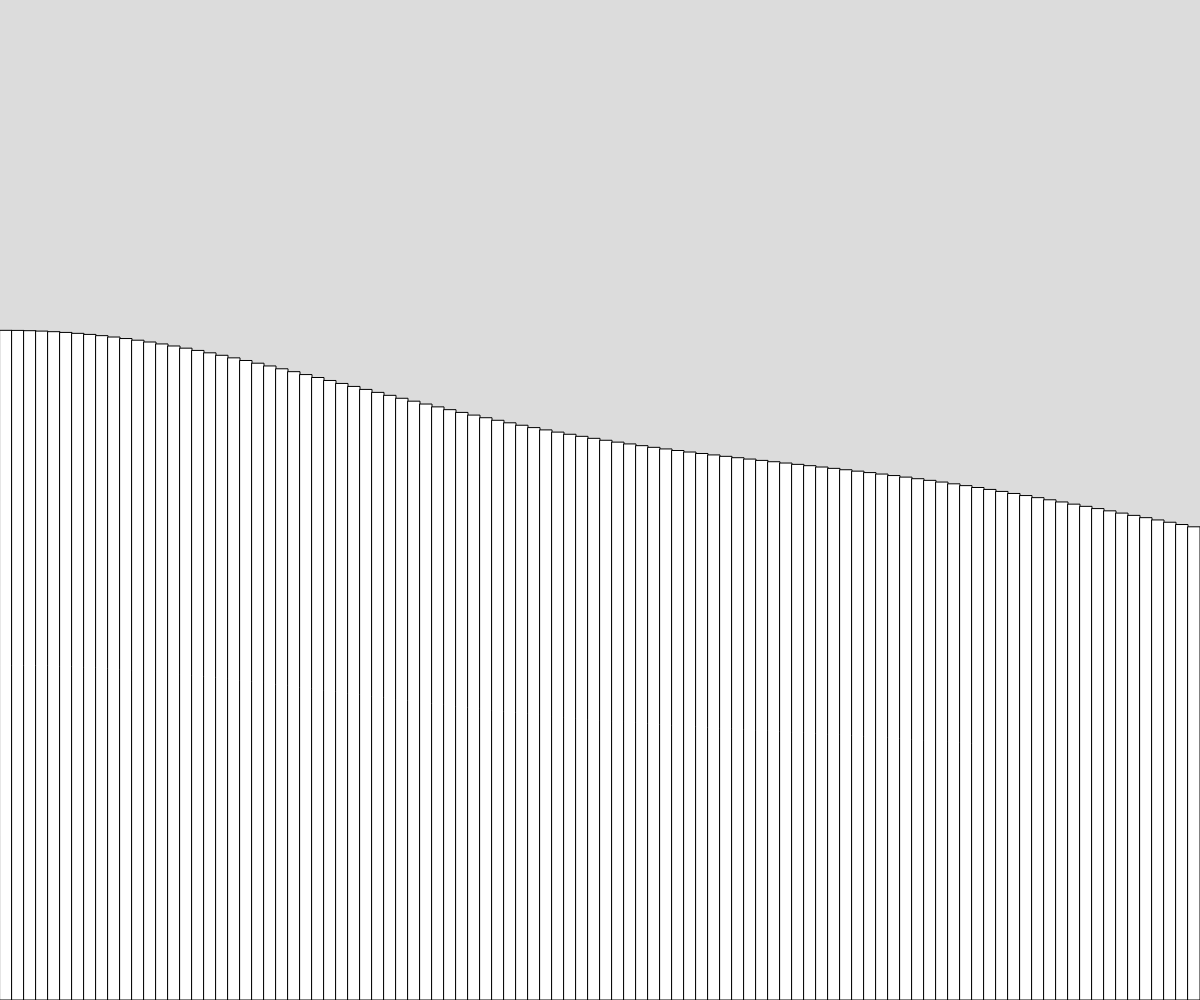
Frame 1 (no input)
Frame 60 (no input): identical to frame 1, image omitted
Frame 120 (the mouse pressed at the canvas centre since frame 60): identical to frame 1, image omitted

The p5.js sketch that drew this single still picture (run headless with seeded random() and noise() and a simulated clock; from frame 60 on, the mouse is pressed at the canvas centre):

// p5.js sketch
// ── sketch.js
// Terrain Gneration
// Muhammad Abdullah
// Date
//
// Extra for Experts:
// - describe what you did to take this project "above and beyond"

let terrain = [];
let numberofRects;
let rectWidth;

function setup() {
  createCanvas(windowWidth, windowHeight);
  numberofRects = 100;
  rectWidth = width/numberofRects;
  generateTerrain();
}

function draw() {
  background(220);
  for (let someRect of terrain) {
    rect(someRect.x, someRect.y, someRect.w, someRect.h);
  }
}

function generateTerrain() {
  let time = 0;
  let deltaTime = 0.003;
  for (let x = 0; x < width; x += rectWidth) {
    let theHeight = noise(time) * height;
    spawnRectangle(x, theHeight);
    time += deltaTime;
  }
}
  
  function spawnRectangle(leftSide, rectHeight) {
    let thisRect = {
      x: leftSide,
      y: height - rectHeight,
      w: rectWidth,
      h: rectHeight
    }
    terrain.push(thisRect)
  }
